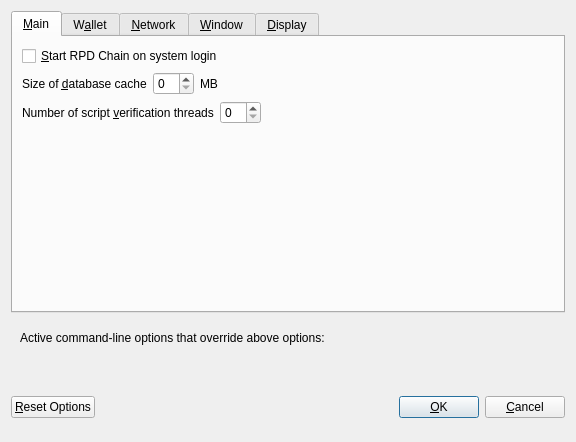
<?xml version="1.0" encoding="UTF-8"?>
<ui version="4.0">
 <class>OptionsDialog</class>
 <widget class="QDialog" name="OptionsDialog">
  <property name="geometry">
   <rect>
    <x>0</x>
    <y>0</y>
    <width>576</width>
    <height>442</height>
   </rect>
  </property>
  <property name="windowTitle">
   <string>Options</string>
  </property>
  <property name="modal">
   <bool>true</bool>
  </property>
  <layout class="QVBoxLayout" name="verticalLayout">
   <item>
    <widget class="QTabWidget" name="tabWidget">
     <property name="currentIndex">
      <number>0</number>
     </property>
     <widget class="QWidget" name="tabMain">
      <attribute name="title">
       <string>&amp;Main</string>
      </attribute>
      <layout class="QVBoxLayout" name="verticalLayout_Main">
       <item>
        <widget class="QCheckBox" name="bitcoinAtStartup">
         <property name="toolTip">
          <string>Automatically start RPD Chain after logging in to the system.</string>
         </property>
         <property name="text">
          <string>&amp;Start RPD Chain on system login</string>
         </property>
        </widget>
       </item>
       <item>
        <layout class="QHBoxLayout" name="horizontalLayout_2_Main">
         <item>
          <widget class="QLabel" name="databaseCacheLabel">
           <property name="text">
            <string>Size of &amp;database cache</string>
           </property>
           <property name="textFormat">
            <enum>Qt::PlainText</enum>
           </property>
           <property name="buddy">
            <cstring>databaseCache</cstring>
           </property>
          </widget>
         </item>
         <item>
          <widget class="QSpinBox" name="databaseCache"/>
         </item>
         <item>
          <widget class="QLabel" name="databaseCacheUnitLabel">
           <property name="text">
            <string>MB</string>
           </property>
           <property name="textFormat">
            <enum>Qt::PlainText</enum>
           </property>
          </widget>
         </item>
         <item>
          <spacer name="horizontalSpacer_2_Main">
           <property name="orientation">
            <enum>Qt::Horizontal</enum>
           </property>
           <property name="sizeHint" stdset="0">
            <size>
             <width>40</width>
             <height>20</height>
            </size>
           </property>
          </spacer>
         </item>
        </layout>
       </item>
       <item>
        <layout class="QHBoxLayout" name="horizontalLayout_3_Main">
         <item>
          <widget class="QLabel" name="threadsScriptVerifLabel">
           <property name="text">
            <string>Number of script &amp;verification threads</string>
           </property>
           <property name="textFormat">
            <enum>Qt::PlainText</enum>
           </property>
           <property name="buddy">
            <cstring>threadsScriptVerif</cstring>
           </property>
          </widget>
         </item>
         <item>
          <widget class="QSpinBox" name="threadsScriptVerif">
           <property name="toolTip">
            <string>(0 = auto, &lt;0 = leave that many cores free)</string>
           </property>
          </widget>
         </item>
         <item>
          <spacer name="horizontalSpacer_3_Main">
           <property name="orientation">
            <enum>Qt::Horizontal</enum>
           </property>
           <property name="sizeHint" stdset="0">
            <size>
             <width>40</width>
             <height>20</height>
            </size>
           </property>
          </spacer>
         </item>
        </layout>
       </item>
       <item>
        <spacer name="verticalSpacer_2">
         <property name="orientation">
          <enum>Qt::Vertical</enum>
         </property>
         <property name="sizeHint" stdset="0">
          <size>
           <width>20</width>
           <height>40</height>
          </size>
         </property>
        </spacer>
       </item>
      </layout>
     </widget>
     <widget class="QWidget" name="tabWallet">
      <attribute name="title">
       <string>W&amp;allet</string>
      </attribute>
      <layout class="QVBoxLayout" name="verticalLayout_Wallet">
       <item>
        <layout class="QHBoxLayout" name="horizontalLayout_2_Wallet">
         <item>
          <widget class="QLabel" name="labelStakeSplitThresholdText">
           <property name="text">
            <string>Stake split threshold:</string>
           </property>
          </widget>
         </item>
         <item>
          <widget class="QSpinBox" name="spinBoxStakeSplitThreshold">
           <property name="minimum">
            <number>1</number>
           </property>
           <property name="maximum">
            <number>999999</number>
           </property>
          </widget>
         </item>
        </layout>
       </item>
       <item>
        <widget class="QGroupBox" name="groupBox">
         <property name="title">
          <string>Expert</string>
         </property>
         <layout class="QVBoxLayout" name="verticalLayout_2">
          <item>
           <widget class="QCheckBox" name="coinControlFeatures">
            <property name="toolTip">
             <string>Whether to show coin control features or not.</string>
            </property>
            <property name="text">
             <string>Enable coin &amp;control features</string>
            </property>
           </widget>
          </item>
          <item>
           <widget class="QCheckBox" name="showMasternodesTab">
            <property name="toolTip">
             <string>Show additional tab listing all your masternodes in first sub-tab&lt;br/&gt;and all masternodes on the network in second sub-tab.</string>
            </property>
            <property name="text">
             <string>Show Masternodes Tab</string>
            </property>
           </widget>
          </item>
          <item>
           <widget class="QCheckBox" name="spendZeroConfChange">
            <property name="toolTip">
             <string>If you disable the spending of unconfirmed change, the change from a transaction&lt;br/&gt;cannot be used until that transaction has at least one confirmation.&lt;br/&gt;This also affects how your balance is computed.</string>
            </property>
            <property name="text">
             <string>&amp;Spend unconfirmed change</string>
            </property>
           </widget>
          </item>
         </layout>
        </widget>
       </item>
       <item>
        <spacer name="verticalSpacer_Wallet">
         <property name="orientation">
          <enum>Qt::Vertical</enum>
         </property>
         <property name="sizeHint" stdset="0">
          <size>
           <width>20</width>
           <height>40</height>
          </size>
         </property>
        </spacer>
       </item>
      </layout>
     </widget>
     <widget class="QWidget" name="tabNetwork">
      <attribute name="title">
       <string>&amp;Network</string>
      </attribute>
      <layout class="QVBoxLayout" name="verticalLayout_Network">
       <item>
        <widget class="QCheckBox" name="mapPortUpnp">
         <property name="toolTip">
          <string>Automatically open the RPD Chain client port on the router. This only works when your router supports UPnP and it is enabled.</string>
         </property>
         <property name="text">
          <string>Map port using &amp;UPnP</string>
         </property>
        </widget>
       </item>
       <item>
        <widget class="QCheckBox" name="allowIncoming">
         <property name="toolTip">
          <string>Accept connections from outside</string>
         </property>
         <property name="text">
          <string>Allow incoming connections</string>
         </property>
        </widget>
       </item>
       <item>
        <widget class="QCheckBox" name="connectSocks">
         <property name="toolTip">
          <string>Connect to the RPD Chain network through a SOCKS5 proxy.</string>
         </property>
         <property name="text">
          <string>&amp;Connect through SOCKS5 proxy (default proxy):</string>
         </property>
        </widget>
       </item>
       <item>
        <layout class="QHBoxLayout" name="horizontalLayout_1_Network">
         <item>
          <widget class="QLabel" name="proxyIpLabel">
           <property name="text">
            <string>Proxy &amp;IP:</string>
           </property>
           <property name="textFormat">
            <enum>Qt::PlainText</enum>
           </property>
           <property name="buddy">
            <cstring>proxyIp</cstring>
           </property>
          </widget>
         </item>
         <item>
          <widget class="QValidatedLineEdit" name="proxyIp">
           <property name="minimumSize">
            <size>
             <width>140</width>
             <height>0</height>
            </size>
           </property>
           <property name="maximumSize">
            <size>
             <width>140</width>
             <height>16777215</height>
            </size>
           </property>
           <property name="toolTip">
            <string>IP address of the proxy (e.g. IPv4: 127.0.0.1 / IPv6: ::1)</string>
           </property>
          </widget>
         </item>
         <item>
          <widget class="QLabel" name="proxyPortLabel">
           <property name="text">
            <string>&amp;Port:</string>
           </property>
           <property name="textFormat">
            <enum>Qt::PlainText</enum>
           </property>
           <property name="buddy">
            <cstring>proxyPort</cstring>
           </property>
          </widget>
         </item>
         <item>
          <widget class="QLineEdit" name="proxyPort">
           <property name="minimumSize">
            <size>
             <width>55</width>
             <height>0</height>
            </size>
           </property>
           <property name="maximumSize">
            <size>
             <width>55</width>
             <height>16777215</height>
            </size>
           </property>
           <property name="toolTip">
            <string>Port of the proxy (e.g. 9050)</string>
           </property>
          </widget>
         </item>
         <item>
          <spacer name="horizontalSpacer_1_Network">
           <property name="orientation">
            <enum>Qt::Horizontal</enum>
           </property>
           <property name="sizeHint" stdset="0">
            <size>
             <width>40</width>
             <height>20</height>
            </size>
           </property>
          </spacer>
         </item>
        </layout>
       </item>
       <item>
        <spacer name="verticalSpacer_Network">
         <property name="orientation">
          <enum>Qt::Vertical</enum>
         </property>
         <property name="sizeHint" stdset="0">
          <size>
           <width>20</width>
           <height>40</height>
          </size>
         </property>
        </spacer>
       </item>
      </layout>
     </widget>
     <widget class="QWidget" name="tabWindow">
      <attribute name="title">
       <string>&amp;Window</string>
      </attribute>
      <layout class="QVBoxLayout" name="verticalLayout_Window">
       <item>
        <widget class="QCheckBox" name="minimizeToTray">
         <property name="toolTip">
          <string>Show only a tray icon after minimizing the window.</string>
         </property>
         <property name="text">
          <string>&amp;Minimize to the tray instead of the taskbar</string>
         </property>
        </widget>
       </item>
       <item>
        <widget class="QCheckBox" name="minimizeOnClose">
         <property name="toolTip">
          <string>Minimize instead of exit the application when the window is closed. When this option is enabled, the application will be closed only after selecting Quit in the menu.</string>
         </property>
         <property name="text">
          <string>M&amp;inimize on close</string>
         </property>
        </widget>
       </item>
       <item>
        <spacer name="verticalSpacer_Window">
         <property name="orientation">
          <enum>Qt::Vertical</enum>
         </property>
         <property name="sizeHint" stdset="0">
          <size>
           <width>20</width>
           <height>40</height>
          </size>
         </property>
        </spacer>
       </item>
      </layout>
     </widget>
     <widget class="QWidget" name="tabDisplay">
      <attribute name="title">
       <string>&amp;Display</string>
      </attribute>
      <layout class="QVBoxLayout" name="verticalLayout_Display">
       <item>
        <layout class="QHBoxLayout" name="horizontalLayout_1_Display">
         <item>
          <widget class="QLabel" name="langLabel">
           <property name="text">
            <string>User Interface &amp;language:</string>
           </property>
           <property name="textFormat">
            <enum>Qt::PlainText</enum>
           </property>
           <property name="buddy">
            <cstring>lang</cstring>
           </property>
          </widget>
         </item>
         <item>
          <widget class="QValueComboBox" name="lang">
           <property name="toolTip">
            <string>The user interface language can be set here. This setting will take effect after restarting RPD Chain.</string>
           </property>
          </widget>
         </item>
        </layout>
       </item>
       <item>
        <widget class="QLabel" name="label_3">
         <property name="toolTip">
          <string notr="true"/>
         </property>
         <property name="statusTip">
          <string notr="true"/>
         </property>
         <property name="whatsThis">
          <string notr="true"/>
         </property>
         <property name="accessibleName">
          <string notr="true"/>
         </property>
         <property name="text">
          <string>Language missing or translation incomplete? Help contributing translations here:
https://www.transifex.com/rapids-project/rapids-project-translations</string>
         </property>
         <property name="wordWrap">
          <bool>true</bool>
         </property>
         <property name="openExternalLinks">
          <bool>true</bool>
         </property>
         <property name="textInteractionFlags">
          <set>Qt::TextBrowserInteraction</set>
         </property>
        </widget>
       </item>
       <item>
        <layout class="QHBoxLayout" name="horizontalLayout_2_Display" stretch="0,0">
         <item>
          <widget class="QLabel" name="themeLabel">
           <property name="text">
            <string>User Interface Theme:</string>
           </property>
          </widget>
         </item>
         <item>
          <widget class="QValueComboBox" name="theme"/>
         </item>
        </layout>
       </item>
       <item>
        <widget class="QWidget" name="verticalrapidsDisplayWidget" native="true">
         <layout class="QVBoxLayout" name="verticalrapidsDisplayLayout">
          <property name="margin">
           <number>0</number>
          </property>
          <item>
           <widget class="Line" name="line">
            <property name="orientation">
             <enum>Qt::Horizontal</enum>
            </property>
           </widget>
          </item>
          <item>
           <layout class="QHBoxLayout" name="horizontalLayout_3_Display">
            <item>
             <widget class="QLabel" name="unitLabel">
              <property name="text">
               <string>Unit to show amounts in:</string>
              </property>
              <property name="textFormat">
               <enum>Qt::PlainText</enum>
              </property>
             </widget>
            </item>
            <item>
             <widget class="QValueComboBox" name="unit">
              <property name="toolTip">
               <string>Choose the default subdivision unit to show in the interface and when sending coins.</string>
              </property>
             </widget>
            </item>
           </layout>
          </item>
          <item>
           <layout class="QHBoxLayout" name="horizontalLayout_4_Display">
            <item>
             <widget class="QLabel" name="digitsLabel">
              <property name="text">
               <string>Decimal digits</string>
              </property>
             </widget>
            </item>
            <item>
             <widget class="QValueComboBox" name="digits"/>
            </item>
           </layout>
          </item>
          <item>
           <layout class="QHBoxLayout" name="horizontalLayout_5_Display">
            <item>
             <widget class="QCheckBox" name="checkBoxHideZeroBalances">
              <property name="toolTip">
               <string>Hide empty balances</string>
              </property>
              <property name="layoutDirection">
               <enum>Qt::LeftToRight</enum>
              </property>
              <property name="text">
               <string>Hide empty balances</string>
              </property>
             </widget>
            </item>
            <item>
             <widget class="QCheckBox" name="checkBoxHideOrphans">
              <property name="toolTip">
               <string>Hide orphan stakes in transaction lists</string>
              </property>
              <property name="text">
               <string>Hide orphan stakes</string>
              </property>
             </widget>
            </item>
            <item>
             <spacer name="horizontalSpacer">
              <property name="orientation">
               <enum>Qt::Horizontal</enum>
              </property>
              <property name="sizeHint" stdset="0">
               <size>
                <width>40</width>
                <height>20</height>
               </size>
              </property>
             </spacer>
            </item>
           </layout>
          </item>
          <item>
           <layout class="QHBoxLayout" name="horizontalLayout_6_Display">
            <item>
             <widget class="QLabel" name="thirdPartyTxUrlsLabel">
              <property name="toolTip">
               <string>Third party URLs (e.g. a block explorer) that appear in the transactions tab as context menu items. %s in the URL is replaced by transaction hash. Multiple URLs are separated by vertical bar |.</string>
              </property>
              <property name="text">
               <string>Third party transaction URLs</string>
              </property>
             </widget>
            </item>
            <item>
             <widget class="QLineEdit" name="thirdPartyTxUrls">
              <property name="toolTip">
               <string>Third party URLs (e.g. a block explorer) that appear in the transactions tab as context menu items. %s in the URL is replaced by transaction hash. Multiple URLs are separated by vertical bar |.</string>
              </property>
             </widget>
            </item>
           </layout>
          </item>
         </layout>
        </widget>
       </item>
       <item>
        <spacer name="verticalSpacer">
         <property name="orientation">
          <enum>Qt::Vertical</enum>
         </property>
         <property name="sizeHint" stdset="0">
          <size>
           <width>20</width>
           <height>40</height>
          </size>
         </property>
        </spacer>
       </item>
      </layout>
     </widget>
    </widget>
   </item>
   <item>
    <widget class="QFrame" name="frame">
     <layout class="QVBoxLayout" name="verticalLayout_Bottom">
      <item>
       <layout class="QHBoxLayout" name="horizontalLayout_Bottom">
        <item>
         <widget class="QLabel" name="overriddenByCommandLineInfoLabel">
          <property name="text">
           <string>Active command-line options that override above options:</string>
          </property>
          <property name="textFormat">
           <enum>Qt::PlainText</enum>
          </property>
         </widget>
        </item>
        <item>
         <spacer name="horizontalSpacer_Bottom">
          <property name="orientation">
           <enum>Qt::Horizontal</enum>
          </property>
          <property name="sizeHint" stdset="0">
           <size>
            <width>40</width>
            <height>20</height>
           </size>
          </property>
         </spacer>
        </item>
       </layout>
      </item>
      <item>
       <widget class="QLabel" name="overriddenByCommandLineLabel">
        <property name="text">
         <string/>
        </property>
        <property name="textFormat">
         <enum>Qt::PlainText</enum>
        </property>
        <property name="wordWrap">
         <bool>true</bool>
        </property>
       </widget>
      </item>
     </layout>
    </widget>
   </item>
   <item>
    <layout class="QHBoxLayout" name="horizontalLayout_Buttons">
     <item>
      <widget class="QPushButton" name="resetButton">
       <property name="toolTip">
        <string>Reset all client options to default.</string>
       </property>
       <property name="text">
        <string>&amp;Reset Options</string>
       </property>
       <property name="autoDefault">
        <bool>false</bool>
       </property>
      </widget>
     </item>
     <item>
      <spacer name="horizontalSpacer_1">
       <property name="orientation">
        <enum>Qt::Horizontal</enum>
       </property>
       <property name="sizeHint" stdset="0">
        <size>
         <width>40</width>
         <height>48</height>
        </size>
       </property>
      </spacer>
     </item>
     <item>
      <widget class="QLabel" name="statusLabel">
       <property name="minimumSize">
        <size>
         <width>200</width>
         <height>0</height>
        </size>
       </property>
       <property name="font">
        <font>
         <weight>75</weight>
         <bold>true</bold>
        </font>
       </property>
       <property name="text">
        <string/>
       </property>
       <property name="textFormat">
        <enum>Qt::PlainText</enum>
       </property>
       <property name="wordWrap">
        <bool>true</bool>
       </property>
      </widget>
     </item>
     <item>
      <spacer name="horizontalSpacer_2">
       <property name="orientation">
        <enum>Qt::Horizontal</enum>
       </property>
       <property name="sizeHint" stdset="0">
        <size>
         <width>40</width>
         <height>48</height>
        </size>
       </property>
      </spacer>
     </item>
     <item>
      <widget class="QPushButton" name="okButton">
       <property name="text">
        <string>&amp;OK</string>
       </property>
       <property name="autoDefault">
        <bool>false</bool>
       </property>
       <property name="default">
        <bool>true</bool>
       </property>
      </widget>
     </item>
     <item>
      <widget class="QPushButton" name="cancelButton">
       <property name="text">
        <string>&amp;Cancel</string>
       </property>
       <property name="autoDefault">
        <bool>false</bool>
       </property>
      </widget>
     </item>
    </layout>
   </item>
  </layout>
 </widget>
 <customwidgets>
  <customwidget>
   <class>QValidatedLineEdit</class>
   <extends>QLineEdit</extends>
   <header>qvalidatedlineedit.h</header>
  </customwidget>
  <customwidget>
   <class>QValueComboBox</class>
   <extends>QComboBox</extends>
   <header>qvaluecombobox.h</header>
  </customwidget>
 </customwidgets>
 <resources/>
 <connections/>
</ui>
